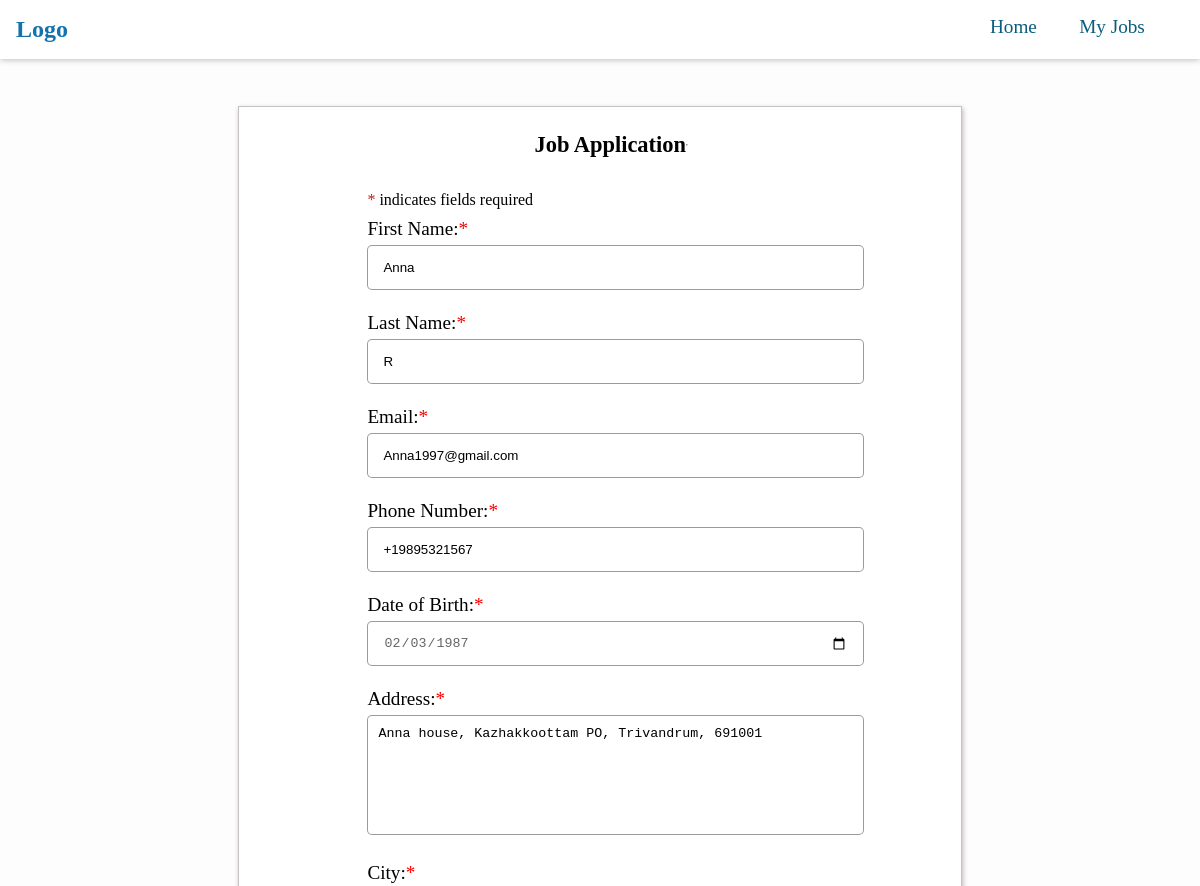
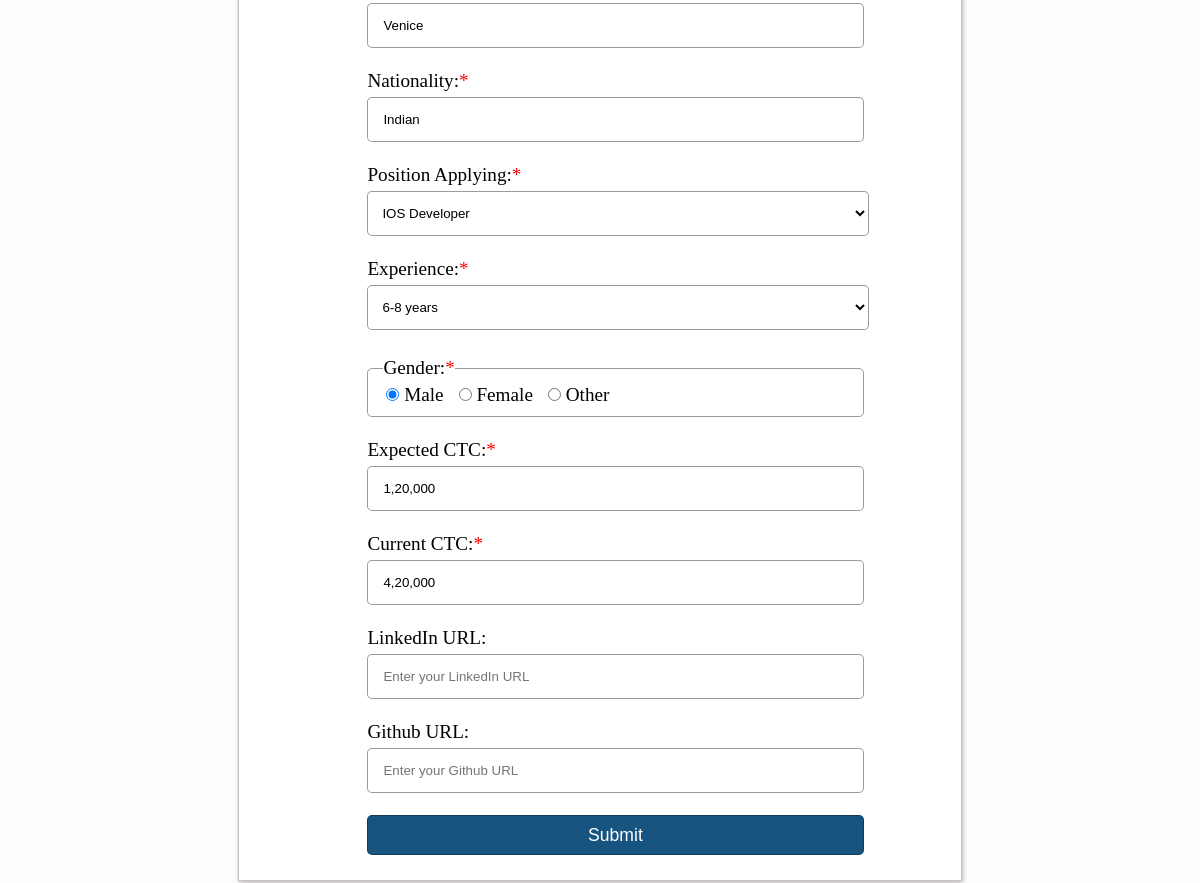
The app's page /edit/27/ with its own data (2 pictures, top to bottom).
### apply_job/models.py (models this page shows, shortened)
class JobApplication(models.Model):
    GENDER = [
        ("M", "Male"),
        ("F", "Female"),
        ("O", "Other"),
    ]
    EXPERIENCE = [
        ("1", "Fresher"),
        ("2", "1-2 years"),
        ("3", "3-5 years"),
        ("4", "6-8 years"),
        ("5", "8+ years"),
    ]
    first_name = models.CharField(max_length=25, blank=True)
    last_name = models.CharField(max_length=25, blank=True)
    email = models.EmailField(max_length=100, blank=True)
    phone_number = PhoneNumberField(region="US", blank=True)
    date_of_birth = models.DateField(blank=True)
    address = models.TextField(blank=True)
    city = models.CharField(max_length=50, blank=True)
    nationality = models.CharField(max_length=30, blank=True)
    position_applying = models.ForeignKey(Position, on_delete=models.CASCADE, blank=True)
    experience = models.CharField(max_length=20, choices=EXPERIENCE, blank=True)
    gender = models.CharField(max_length=10, choices=GENDER, blank=True)
    date_applied = models.DateTimeField(auto_now=True, blank=True)
    expected_ctc = models.CharField(max_length=50, blank=True)
    current_ctc = models.CharField(max_length=50, blank=True)
    linkedin_url = models.URLField(null=True, blank=True)
    github_url = models.URLField(null=True, blank=True)

### apply_job/views.py (the view)
# urls.py: path("edit/<str:pk>/", views.edit_form, name="edit"),
def edit_form(request, pk):
    application = JobApplication.objects.get(id=pk)
    form = ApplicationForm(instance=application)  # instance of form with filled
    if request.method == "POST":
        form = ApplicationForm(request.POST, instance=application)
        if form.is_valid():
            form.save()
            messages.success(request, "Successfully edited your application")
            return redirect("myjobs")
    content = {"form": form}
    return render(request, "apply_job/application_form.html", content)

### apply_job/models.py (called while the page is built)
    def __str__(self):
        return self.title

### apply_job/templates/apply_job/application_form.html (shortened to what this page needs)
{% extends "base.html" %}
{% load static %}
{% block content %}
    <form action="" method="POST" class="application-form" autocomplete="off">
            <div class="container">
                <div class="head-cont">
                    <h3>Job Application</h3>
                    <hr>
                </div>
                <div class="field-indicator">
                    <small><span class="asterisk">*</span> <span>indicates fields required</span></small>
                </div>
            {{form.as_div}}
            <div class="btn-cont">
                <input type="submit" value="Submit" id="form-submit" class="btn btn-apply" onsubmit="validate()">
            </div>
        </div>
    </form>
{% endblock %}

### static/styles/main.css (style rules this page uses)
* { padding: 0; margin: 0; box-sizing: border-box; }

### static/styles/form_style.css (style rules this page uses)
.application-form { width: 100%; padding: 1em; background: rgba(253, 250, 250, 0.4) ; display: flex; flex-direction: column; justify-content: center; align-items: center; margin-top: 50px; }
.container { font-size: 1.2rem; background-color: #fff; border: 1px solid rgb(198, 194, 194); width: 62%; padding-top: 25px; padding-bottom: 25px; padding-left: 11%; padding-right: 10px; margin: 60px; margin-top: 40px; display: flex; flex-direction: column; justify-content: center; box-shadow: 1px 2px 5px rgb(188, 182, 182); }
#texta { width:85%; display: inline; margin:5px 0 22px 0; padding: 10px; height: 120px; resize: none; border: 1px solid rgba(7, 7, 7, 0.4); border-radius: 5px; }
.asterisk { color: rgb(192, 28, 28); }
.field-indicator { float: left; margin-top: 0; margin-bottom: 8px; padding: 0; }
.text { width:85%; margin:5px 0 22px 0; padding: 15px; height: 45px; border: 1px solid rgba(7, 7, 7, 0.4); border-radius: 5px; outline: none; background-color: #fff; }
.container select { width: 86%; padding: 10px; }
.head-cont { display: flex; margin-bottom: 30px; margin-right: 6rem; align-items: center; justify-content: center; }
.btn-cont { padding: 0; margin: 0; width: 85%; }
.btn { width: 100%; height: 40px; background-color: rgb(23, 84, 127); border-radius: 5px; color: #fff; font-size: 1.1rem; border: 1px solid rgba(0, 0, 0, 0.3); cursor: pointer; }
label { display: block; }
label::after { content: "*"; color: red; }
legend::after { content: "*"; color: red; }
#id_gender { display: flex; flex-direction: row; justify-content: flex-start; align-items: center; margin-top: -13px; font-size: 1em; padding: 3px; }
#id_gender_2 { margin-left: 15px; }
#id_gender_3 { margin-left: 15px; }
fieldset { width:85%; margin:5px 0 22px 0; padding: 15px; height: 60px; border: 1px solid rgba(7, 7, 7, 0.4); border-radius: 5px; outline: none; }
label[for="id_linkedin_url"]::after { content: ''; }
label[for="id_github_url"]::after { content: ''; }
label[for="id_gender_1"]::after { content: ''; }
label[for="id_gender_2"]::after { content: ''; }
label[for="id_gender_3"]::after { content: ''; }
input[type="date"]::before { content: attr(placeholder); position: absolute; color: #999999; }
input[type="date"] { color: #ffffff; }
input[type="date"]:focus, input[type="date"]:valid { color: #666666; }
input[type="date"]:focus::before, input[type="date"]:valid::before { content: ""; }

### records on screen
JobApplication: first_name "Anna", last_name "R", email "Anna1997@gmail.com", phone_number "+19895321567", date_of_birth "02/03/1987", address "Anna house, Kazhakkoottam PO, Trivandrum, 691001", city "Venice", nationality "Indian", position_applying "IOS Developer", experience "6-8 years", gender "☑ Male ☐ Female ☐ Other", expected_ctc "1,20,000", current_ctc "4,20,000"
